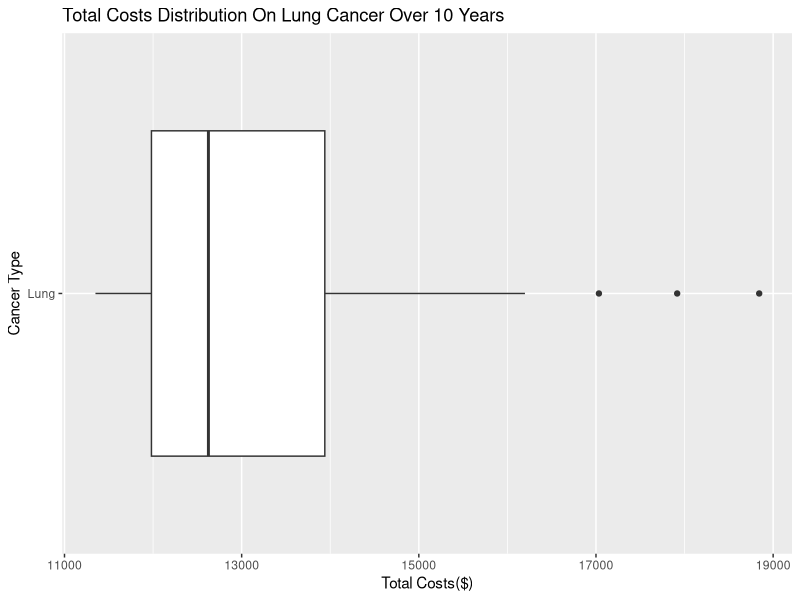
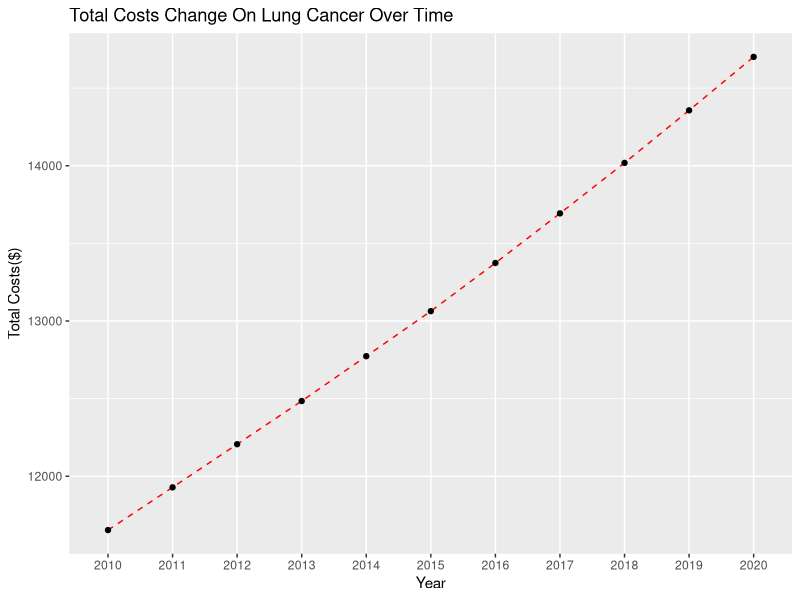

Write R code to recreate these figures, in order.
#Analysis of the cost

library(dplyr)
library(tidyr)
library(ggplot2)

cost_data <- read.csv("./data/cost.csv")

# Costs ($) per year in millions of 2010 dollars
cost_data <- cost_data %>% 
  rename(
    "cancer" = "Cancer.Site",
    "total_cost" = "Total.Costs"
  ) %>% 
  mutate(year = substr(Year, 1, 4)) %>% 
  select(cancer, year, total_cost) %>% 
  filter(cancer == "Lung")

#Statistical Testing
cost_mean <- cost_data %>% 
  summarise(mean(total_cost))

cost_median <- cost_data %>% 
  summarise(median(total_cost))

cost_max <- cost_data %>% 
  summarise(max(total_cost))

cost_min <- cost_data %>% 
  summarise(min(total_cost))

cost_range = cost_max - cost_min

cost_sd <- cost_data %>% 
  summarise(sd(total_cost))


#Distribution Plot
#Shows the distribution of the total cost on lung cancer from 2010 to 2020.
cost_distribution <- cost_data %>%
  ggplot(aes(x = cancer, y = total_cost)) +
  geom_boxplot() +
  coord_flip() +
  labs(
    title = "Total Costs Distribution On Lung Cancer Over 10 Years",
    x = "Cancer Type",
    y = "Total Costs($)"
  )


#Relationship Plot
#Shows the trend of the avearge total cost per year on lung cancer from 2010 to 2020.
cost_data_relation <- cost_data %>% 
  group_by(year) %>% 
  summarise(mean(total_cost)) %>% 
  rename(
    "total_cost" = "mean(total_cost)"
  )

cost_over_year <- ggplot(cost_data_relation, aes(x = year, y = total_cost, group=1)) +
  geom_line(linetype = "dashed", color="red")+
  geom_point() +
  labs(
    title = "Total Costs Change On Lung Cancer Over Time",
    x = "Year",
    y = "Total Costs($)"
  )

